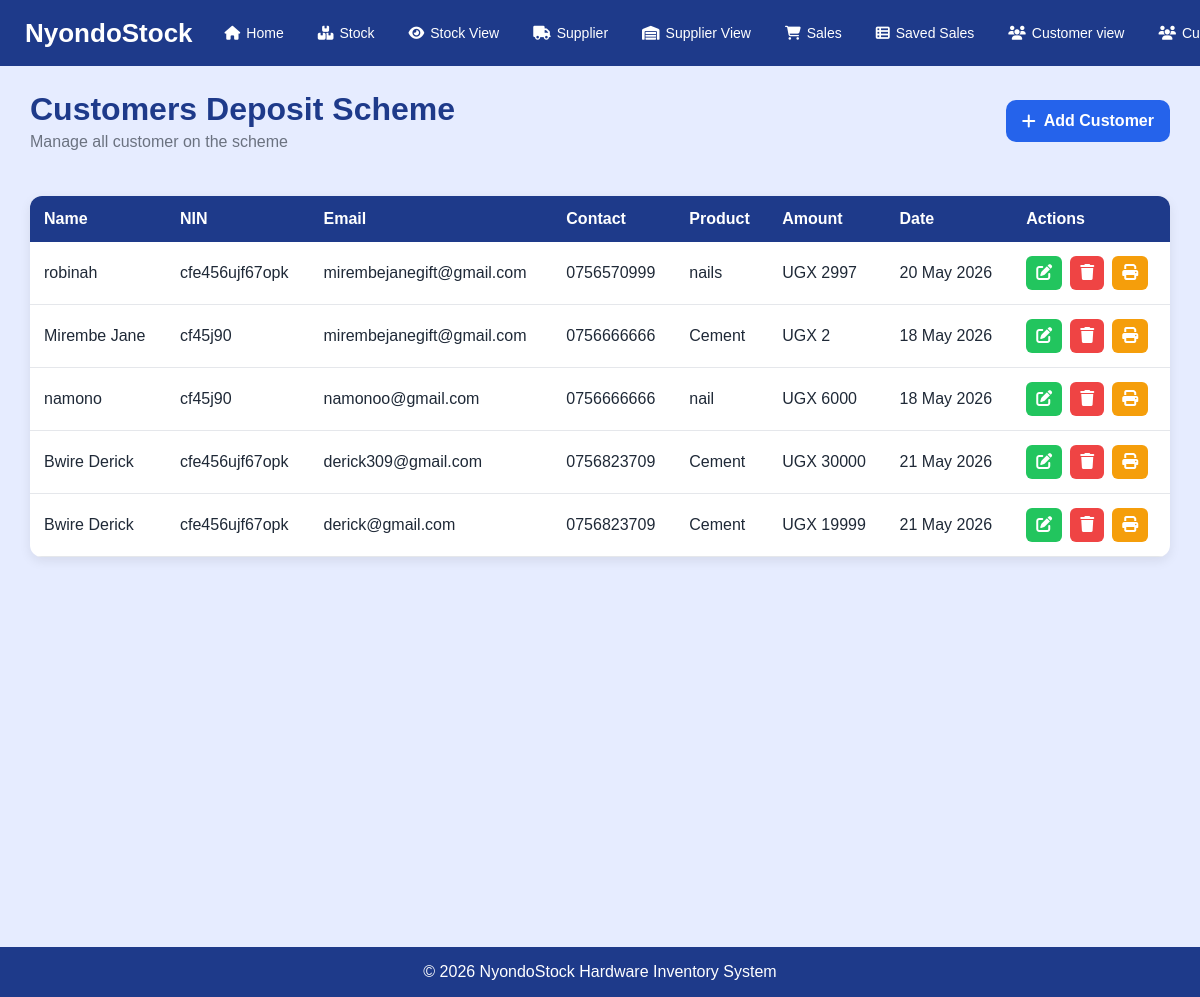
Page /customer/ (signed in) on the earlier database version.
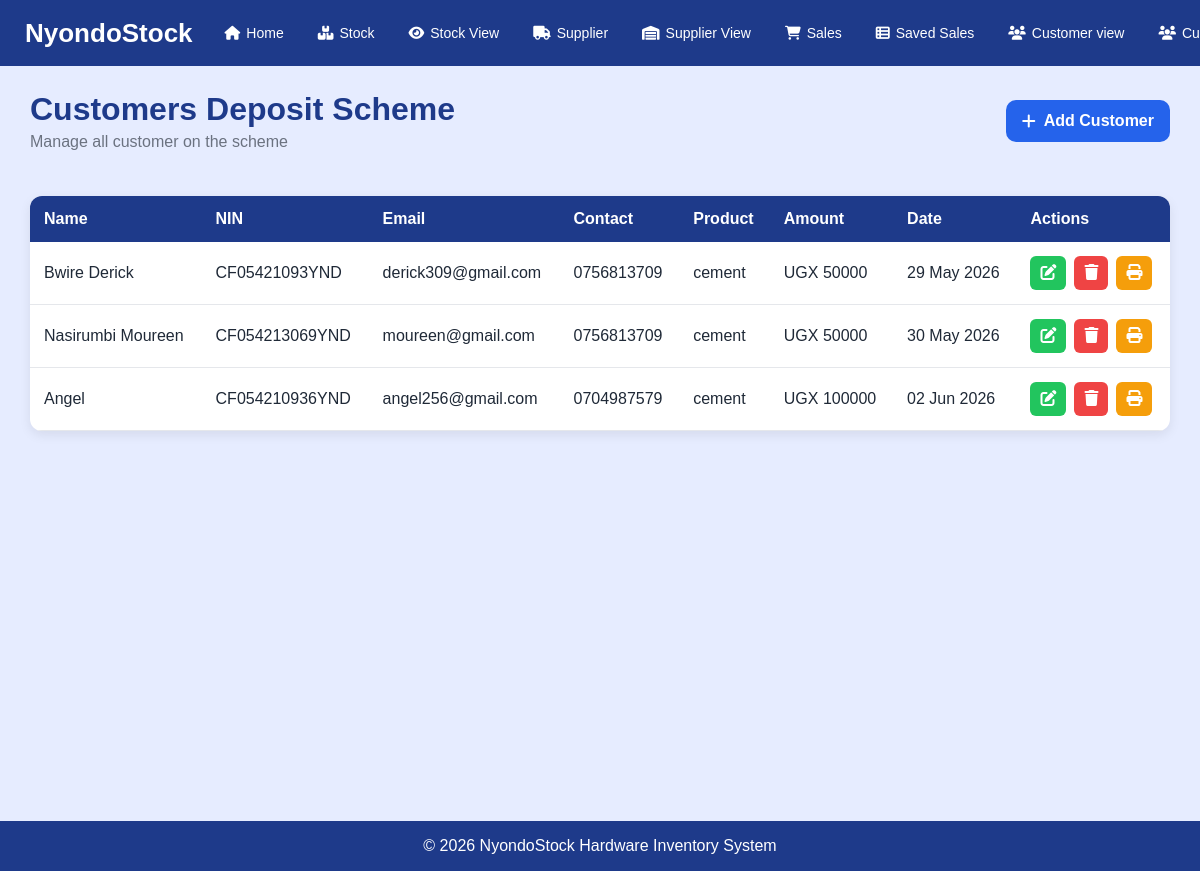
Same page on the later database version.
### mugeniapp/models.py (models this page shows, shortened)
class Customer(models.Model):
    name = models.CharField(max_length=100)
    nin = models.CharField(max_length=100)
    email = models.CharField(max_length=100)
    contact = models.CharField(max_length=100)
    product = models.CharField(max_length=100 ,null=True)
    amount = models.IntegerField(default=0)
    date = models.DateField(default=now)
    method_of_payment = models.CharField(max_length=100,default="Cash")

### mugeniapp/views.py (the view)
# urls.py: path('customer/', views.customer, name='customer'),
@login_required
def customer(request):
    customers = Customer.objects.all()
    return render(request, 'customer.html', {'customers': customers})

### mugeniapp/templates/customer.html (shortened to what this page needs)
<!DOCTYPE html>
<html lang="en">
<head>
</head>
<body>
    <nav>
      <div class="logo">NyondoStock</div>
      <ul>
        <li>
          <a href="{% url 'index' %}"><i class="fa-solid fa-house"></i>Home</a>
        </li>
        <li>
          <a href="{% url 'stock' %}"
            ><i class="fa-solid fa-boxes-stacked"></i>Stock</a
          >
        </li>
        <li>
          <a href="{% url 'add' %}"
            ><i class="fa-solid fa-eye"></i>Stock View</a
          >
        </li>
        <li>
          <a href="{% url 'supplier' %}"
            ><i class="fa-solid fa-truck"></i>Supplier</a
          >
        </li>
        <li>
          <a href="{% url 'supplier_view' %}"
            ><i class="fa-solid fa-warehouse"></i>Supplier View</a
          >
        </li>
        <li class="nav-item">
          <a class="nav-link" href="{% url 'sales' %}"
            ><i class="fa-solid fa-cart-shopping"></i>Sales</a
          >
        </li>
        <li class="nav-item">
          <a class="nav-link" href="{% url 'save' %}"
            ><i class="fa-solid fa-table-list"></i>Saved Sales</a
          >
        </li>
      <li class="nav-item">
          <a class="nav-link" href="{% url 'customer' %}"
            ><i class="fa-solid fa-users"></i>Customer view</a>
                  </li>
            <li class="nav-item">
              <a class="nav-link" href="{% url 'customer_list' %}"
                ><i class="fa-solid fa-users"></i>Customer</a
              >
          </li>
      </ul>
         </nav>
<div class="page-header">
    <div class="header-top">
        <div>
            <h1>Customers Deposit Scheme</h1>
            <p>Manage all customer on the scheme</p>
        </div>
        <a href="{% url 'customer_list' %}" class="add-btn">
            <i class="fa fa-plus"></i> Add Customer
        </a>
    </div>
</div>
<div class="container">
    <div class="table-box">
        <table>
            <thead>
                <tr>
                    <th>Name</th>
                    <th>NIN</th>
                    <th>Email</th>
                    <th>Contact</th>
                    <th>Product</th>
                    <th>Amount</th>
                    <th>Date</th>
                    <th>Actions</th>
                </tr>
            </thead>
            <tbody>
                {% for customer in customers %}
                <tr>
                    <td>{{ customer.name }}</td>
                    <td>{{ customer.nin }}</td>
                    <td>{{ customer.email }}</td>
                    <td>{{ customer.contact }}</td>
                    <td>{{ customer.product }}</td>
                    <td>UGX {{ customer.amount }}</td>
                    <td>{{ customer.date|date:"d M Y" }}</td>
                    <td>
                        <div class="actions">
                            <a class="btn edit" href="{% url 'edit_customer' customer.id %}">
                                <i class="fa-solid fa-pen-to-square"></i>
                            </a>
<a
    class="btn delete"
    href="{% url 'delete_customer' customer.id %}"
    onclick="return confirm('Are you sure you want to delete this customer?');"
>
    <i class="fa-solid fa-trash"></i>
</a>
                            <a class="btn print" href="{% url 'customer_receipt' customer.id %}">
                                <i class="fa-solid fa-print"></i>
                            </a>
                        </div>
                    </td>
                </tr>
                {% empty %}
                <tr>
                    <td colspan="8" class="empty">
                        No customers found
                    </td>
                </tr>
                {% endfor %}
            </tbody>
        </table>
    </div>
</div>
    <footer>&copy; 2026 NyondoStock Hardware Inventory System</footer>
</body>
</html>

Differences in the rows shown:
removed Customer: name "robinah", nin "cfe456ujf67opk", email "mirembejanegift@gmail.com", contact "0756570999", product "nails", amount "2997", date "20 May 2026"
removed Customer: name "Mirembe Jane", nin "cf45j90", email "mirembejanegift@gmail.com", contact "0756666666", product "Cement", amount "2", date "18 May 2026"
removed Customer: name "namono", nin "cf45j90", email "namonoo@gmail.com", contact "0756666666", product "nail", amount "6000", date "18 May 2026"
removed Customer: name "Bwire Derick", nin "cfe456ujf67opk", email "derick309@gmail.com", contact "0756823709", product "Cement", amount "30000", date "21 May 2026"
removed Customer: name "Bwire Derick", nin "cfe456ujf67opk", email "derick@gmail.com", contact "0756823709", product "Cement", amount "19999", date "21 May 2026"
added Customer: name "Bwire Derick", nin "CF05421093YND", email "derick309@gmail.com", contact "0756813709", product "cement", amount "50000", date "29 May 2026"
added Customer: name "Nasirumbi Moureen", nin "CF054213069YND", email "moureen@gmail.com", contact "0756813709", product "cement", amount "50000", date "30 May 2026"
added Customer: name "Angel", nin "CF054210936YND", email "angel256@gmail.com", contact "0704987579", product "cement", amount "100000", date "02 Jun 2026"
